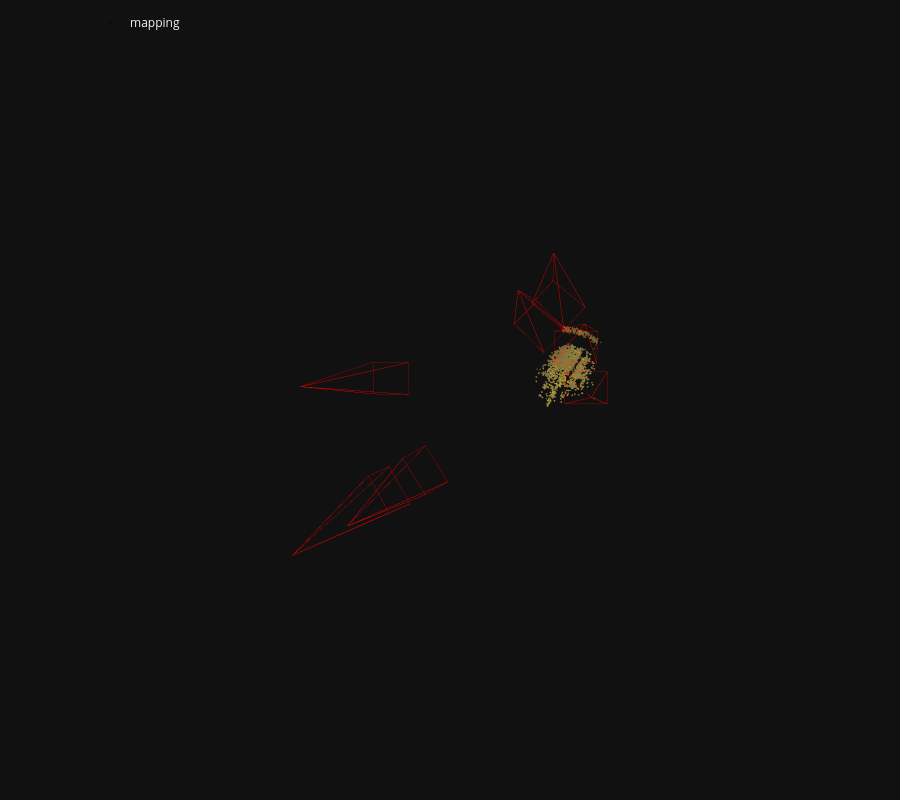

The notebook cell this image was saved under:
### Markdown cell above
The we run incremental Structure-From-Motion and display the reconstructed 3D model.

### Code cell
fx, fy, cx, cy = 15400.0, 15400.0, 2000.0, 1500.0
opts = dict(
    camera_model='PINHOLE',
    camera_params=','.join(map(str, (fx, fy, cx, cy)))
)

mapper_options=dict(
    ba_refine_focal_length=False,
    ba_refine_extra_params=False
)

# ------------------------------------------------------------------
model = reconstruction.main(
    sfm_dir, images, sfm_pairs, features, matches, 
    image_list=references,
    image_options=opts,
    mapper_options = mapper_options
)
fig = viz_3d.init_figure()
viz_3d.plot_reconstruction(
    fig, model, color="rgba(255,0,0,0.5)", name="mapping", points_rgb=True
)
fig.show()

### Figure 1 — Plotly figure (JSON) as saved in the notebook; plotly's stock layout.template omitted (floating-point values rounded to 4 significant figures; data arrays with more than 128 entries replaced by an {"elided": "..."} marker saying what was removed)
{"data": [{"legendgroup": "mapping", "marker": {"color": {"elided": "1691x3 int values"}, "line": {"width": 0}, "size": 1}, "mode": "markers", "name": "mapping", "type": "scatter3d", "x": {"elided": "1691 float values"}, "y": {"elided": "1691 float values"}, "z": {"elided": "1691 float values"}}, {"hovertemplate": "Image(image_id=1, camera_id=1, name=\"mapping/22433200_20250407-144059.png\", triangulated=955/5000)", "legendgroup": "mapping", "line": {"color": "rgba(255,0,0,0.5)", "width": 1}, "mode": "lines", "name": "1", "showlegend": false, "type": "scatter3d", "x": [-1.959, -0.1698, 0.3402, -1.959, 0.3402, -0.1787, -1.959, -0.1787, -0.6887, -1.959, -0.6887, -0.1698], "y": [3.804, 2.101, 2.934, 3.804, 2.934, 3.247, 3.804, 3.247, 2.414, 3.804, 2.414, 2.101], "z": [1.171, 4.071, 4.081, 1.171, 4.081, 4.492, 1.171, 4.492, 4.482, 1.171, 4.482, 4.071]}, {"hovertemplate": "Image(image_id=2, camera_id=2, name=\"mapping/22433200_20250407-145041.png\", triangulated=1015/5000)", "legendgroup": "mapping", "line": {"color": "rgba(255,0,0,0.5)", "width": 1}, "mode": "lines", "name": "2", "showlegend": false, "type": "scatter3d", "x": [-3.21, -0.9998, -0.5266, -3.21, -0.5266, -1.001, -3.21, -1.001, -1.474, -3.21, -1.474, -0.9998], "y": [4.529, 2.62, 3.473, 4.529, 3.473, 3.711, 4.529, 3.711, 2.857, 4.529, 2.857, 2.62], "z": [2.346, 4.791, 4.834, 2.346, 4.834, 5.339, 2.346, 5.339, 5.296, 2.346, 5.296, 4.791]}, {"hovertemplate": "Image(image_id=3, camera_id=3, name=\"mapping/22517664_20250407-144059.png\", triangulated=1075/5000)", "legendgroup": "mapping", "line": {"color": "rgba(255,0,0,0.5)", "width": 1}, "mode": "lines", "name": "3", "showlegend": false, "type": "scatter3d", "x": [1.953, 2.388, 3.064, 1.953, 3.064, 2.544, 1.953, 2.544, 1.868, 1.953, 1.868, 2.388], "y": [-1.607, -1.167, -0.52, -1.607, -0.52, -0.008237, -1.607, -0.008237, -0.6548, -1.607, -0.6548, -1.167], "z": [1.157, 4.916, 4.635, 1.157, 4.635, 4.564, 1.157, 4.564, 4.845, 1.157, 4.845, 4.916]}, {"hovertemplate": "Image(image_id=4, camera_id=4, name=\"mapping/22517664_20250407-145040.png\", triangulated=1012/5000)", "legendgroup": "mapping", "line": {"color": "rgba(255,0,0,0.5)", "width": 1}, "mode": "lines", "name": "4", "showlegend": false, "type": "scatter3d", "x": [2.771, 2.752, 3.486, 2.771, 3.486, 3.004, 2.771, 3.004, 2.27, 2.771, 2.27, 2.752], "y": [-2.453, -1.629, -1.039, -2.453, -1.039, -0.521, -2.453, -0.521, -1.112, -2.453, -1.112, -1.629], "z": [1.374, 5.093, 4.837, 1.374, 4.837, 4.648, 1.374, 4.648, 4.903, 1.374, 4.903, 5.093]}, {"hovertemplate": "Image(image_id=5, camera_id=5, name=\"mapping/A_20231101-094149.png\", triangulated=76/5000)", "legendgroup": "mapping", "line": {"color": "rgba(255,0,0,0.5)", "width": 1}, "mode": "lines", "name": "5", "showlegend": false, "type": "scatter3d", "x": [3.481, 2.791, 3.766, 3.481, 3.766, 3.757, 3.481, 3.757, 2.782, 3.481, 2.782, 2.791], "y": [-1.028, -0.6773, -0.6556, -1.028, -0.6556, 0.06305, -1.028, 0.06305, 0.04133, -1.028, 0.04133, -0.6773], "z": [-2.636, 1.094, 1.144, -2.636, 1.144, 1.003, -2.636, 1.003, 0.9525, -2.636, 0.9525, 1.094]}, {"hovertemplate": "Image(image_id=6, camera_id=6, name=\"mapping/B.png\", triangulated=191/5000)", "legendgroup": "mapping", "line": {"color": "rgba(255,0,0,0.5)", "width": 1}, "mode": "lines", "name": "6", "showlegend": false, "type": "scatter3d", "x": [3.629, 3.02, 3.996, 3.629, 3.996, 3.997, 3.629, 3.997, 3.021, 3.629, 3.021, 3.02], "y": [0.7022, 0.3066, 0.305, 0.7022, 0.305, 1.037, 0.7022, 1.037, 1.039, 0.7022, 1.039, 0.3066], "z": [-1.798, 1.941, 1.972, -1.798, 1.972, 1.978, -1.798, 1.978, 1.947, -1.798, 1.947, 1.941]}, {"hovertemplate": "Image(image_id=7, camera_id=7, name=\"mapping/C_20231101-094149.png\", triangulated=202/5000)", "legendgroup": "mapping", "line": {"color": "rgba(255,0,0,0.5)", "width": 1}, "mode": "lines", "name": "7", "showlegend": false, "type": "scatter3d", "x": [-3.035, -1.372, -0.5577, -3.035, -0.5577, -0.5449, -3.035, -0.5449, -1.359, -3.035, -1.359, -1.372], "y": [0.5818, 0.1872, 0.1728, 0.5818, 0.1728, 0.9051, 0.5818, 0.9051, 0.9195, 0.5818, 0.9195, 0.1872], "z": [0.7318, 4.135, 3.596, 0.7318, 3.596, 3.596, 0.7318, 3.596, 4.135, 0.7318, 4.135, 4.135]}], "layout": {"height": 800, "legend": {"orientation": "h", "x": 0.1, "xanchor": "left", "y": 0.99, "yanchor": "top"}, "margin": {"b": 0, "l": 0, "pad": 0, "r": 0, "t": 0}, "scene": {"aspectmode": "data", "camera": {"eye": {"x": 0, "y": -0.1, "z": -2}, "projection": {"type": "orthographic"}, "up": {"x": 0, "y": -1, "z": 0}}, "dragmode": "orbit", "xaxis": {"autorange": true, "showbackground": false, "showgrid": false, "showline": false, "showticklabels": true, "visible": false}, "yaxis": {"autorange": true, "showbackground": false, "showgrid": false, "showline": false, "showticklabels": true, "visible": false}, "zaxis": {"autorange": true, "showbackground": false, "showgrid": false, "showline": false, "showticklabels": true, "visible": false}}}}
